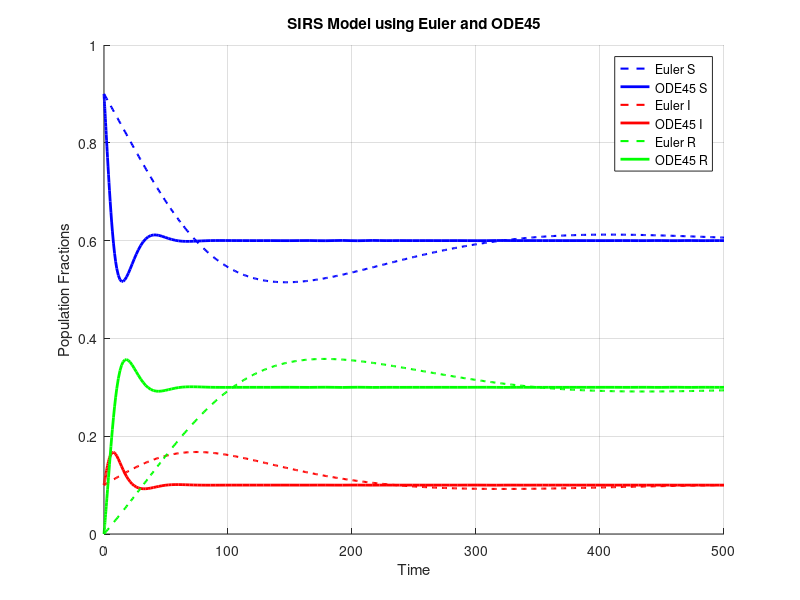

This chart was generated by the following MATLAB code:
clc; clear; close all;

% Parameters
beta = 0.5;  % Infection rate
mu = 0.3;    % Recovery rate
gamma = 0.1; % Immunity loss rate
dt = 0.1;    % Time step for Euler
T = 500;      % Total simulation time
N = 500;     % Number of time steps
t = linspace(0, T, N); % Time vector

% Initial conditions
S0 = 0.9;
I0 = 0.1;
R0 = 0;
y0 = [S0; I0; R0];

%% Euler's Method
S = zeros(1, N);
I = zeros(1, N);
R = zeros(1, N);
S(1) = S0;
I(1) = I0;
R(1) = R0;

for k = 1:N-1
    dS = -beta * S(k) * I(k) + gamma * R(k);
    dI = beta * S(k) * I(k) - mu * I(k);
    dR = mu * I(k) - gamma * R(k);
    
    S(k+1) = S(k) + dt * dS;
    I(k+1) = I(k) + dt * dI;
    R(k+1) = R(k) + dt * dR;
end

%% ODE45 Method
sirs_ode = @(t, y) [-beta * y(1) * y(2) + gamma * y(3); 
                     beta * y(1) * y(2) - mu * y(2);
                     mu * y(2) - gamma * y(3)];
                 
[t_ode, y_ode] = ode45(sirs_ode, [0 T], y0);

%% Plot Results
figure;
hold on;
plot(t, S, 'b--', 'LineWidth', 1.5); % Euler S
plot(t_ode, y_ode(:,1), 'b', 'LineWidth', 2); % ODE45 S

plot(t, I, 'r--', 'LineWidth', 1.5); % Euler I
plot(t_ode, y_ode(:,2), 'r', 'LineWidth', 2); % ODE45 I

plot(t, R, 'g--', 'LineWidth', 1.5); % Euler R
plot(t_ode, y_ode(:,3), 'g', 'LineWidth', 2); % ODE45 R

legend('Euler S', 'ODE45 S', 'Euler I', 'ODE45 I', 'Euler R', 'ODE45 R');
xlabel('Time');
ylabel('Population Fractions');
title('SIRS Model using Euler and ODE45');
grid on;
hold off;
